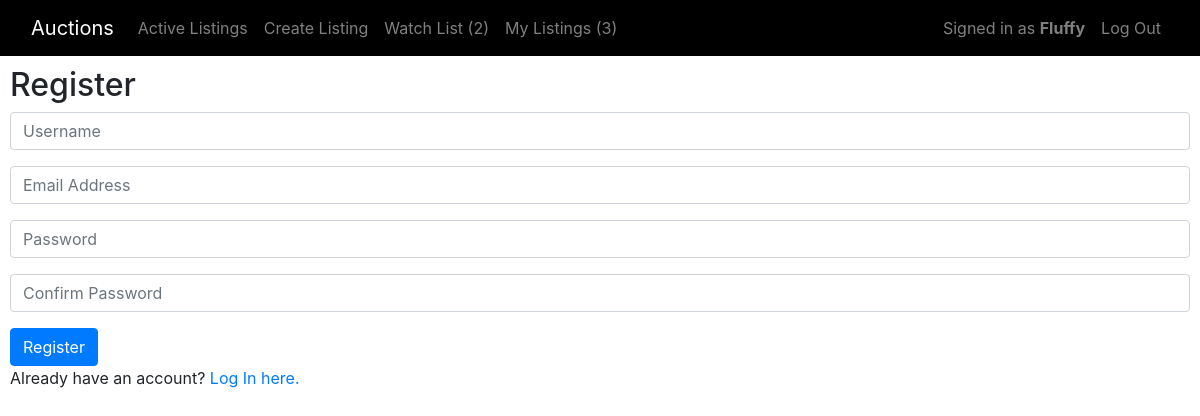
The app's page /register (signed in) with its own data.
### auctions/models.py (models this page shows, shortened)
class User(AbstractUser):
    def __str__(self):
        return f"{self.username}"

class WatchList(models.Model):
    user = models.OneToOneField(User, on_delete=models.CASCADE, related_name='watchlist')
    listings = models.ManyToManyField(Listing, blank=True, related_name='listings')

### auctions/views.py (the view)
# urls.py: path("register", views.register, name="register"),
def register(request):
    if request.method == "POST":
        username = request.POST["username"]
        email = request.POST["email"]
        password = request.POST["password"]
        confirmation = request.POST["confirmation"]
        if password != confirmation:
            return render(request, "auctions/register.html", {
                "message": "Passwords must match."
            })
        try:
            user = User.objects.create_user(username, email, password)
            user.save()
        except IntegrityError:
            return render(request, "auctions/register.html", {
                "message": "Username already taken."
            })
        login(request, user)
        return HttpResponseRedirect(reverse("index"))
    else:
        return render(request, "auctions/register.html")

### auctions/templates/auctions/register.html (shortened to what this page needs)
{% extends "auctions/layout.html" %}
{% block body %}
    <h2>Register</h2>
    <form action="{% url 'register' %}" method="post">
        <div class="form-group">
            <input class="form-control" autofocus type="text" name="username" placeholder="Username">
        </div>
        <div class="form-group">
            <input class="form-control" type="email" name="email" placeholder="Email Address">
        </div>
        <div class="form-group">
            <input class="form-control" type="password" name="password" placeholder="Password">
        </div>
        <div class="form-group">
            <input class="form-control" type="password" name="confirmation" placeholder="Confirm Password">
        </div>
        <input class="btn btn-primary" type="submit" value="Register">
    </form>
    Already have an account? <a href="{% url 'login' %}">Log In here.</a>
{% endblock %}

### auctions/templates/auctions/layout.html (shortened to what this page needs)
{% load static %}
<!DOCTYPE html>
<html lang="en">
    <head>
        <link rel="stylesheet" href="https://stackpath.bootstrapcdn.com/bootstrap/4.4.1/css/bootstrap.min.css">
        <link href="{% static 'auctions/styles.css' %}" rel="stylesheet">
    </head>
    <body>
        <nav class="navbar navbar-expand-lg navbar-dark sticky-top">
            <div class="container-fluid">
                <a class="navbar-brand" href="{% url 'index' %}">Auctions</a>
                <div class="collapse navbar-collapse" id="navbarNavAltMarkup">
                    <ul class="navbar-nav mr-auto">
                        <li class="nav-item {% block nav_item_listings %}{% endblock nav_item_listings %}">
                            <a class="nav-link" aria-current="page" href="{% url 'index' %}">Active Listings</a>
                        </li>
                        {% if user.is_authenticated %}
                        <li class="nav-item {% block nav_item_create %}{% endblock nav_item_create %}">
                            <a class="nav-link" href="{% url 'create' %}">Create Listing</a>
                        </li>
                        <li class="nav-item {% block nav_item_watchlist %}{% endblock nav_item_watchlist %}">
                            <a class="nav-link" href="{% url 'watchlist' %}">
                                Watch List
                                <span>
                                {% if user.watchlist.listings.all.count > 0 %}
                                    ({{ user.watchlist.listings.all.count}})
                                {% else %}
                                    (0)
                                {% endif %}
                                </span>
                            </a>
                        </li>
                        <li class="nav-item {% block nav_item_myListings %}{% endblock nav_item_myListings %}">
                            <a class="nav-link" href="{% url 'myListings' %}">
                                My Listings
                                <span>
                                    {% if user.listings.all.count > 0 %}
                                        ({{ user.listings.all.count}})
                                    {% else %}
                                        (0)
                                    {% endif %}
                                </span>
                            </a>
                        </li>
                        {% endif %}
                    </ul>
                    <ul class="navbar-nav ml-auto">
                        {% if user.is_authenticated %}
                        <li class="nav-item">
                            <a class="nav-link" href="#">
                                    Signed in as <strong>{{ user.username }}</strong>
                            </a>
                        </li>
                        <li class="nav-item">
                            <a class="nav-link" href="{% url 'logout' %}">Log Out</a>
                        </li>
                        {% endif %}
                    </ul>
                </div>
            </div>
        </nav>
        <div class="main">
        {% block body %}
        {% endblock %}
        </div>
    </body>
</html>

### auctions/static/auctions/styles.css (style rules this page uses)
.main { padding: 10px; }
.navbar { background-color: black; }

### records on screen
User: watchlist.listings.all.count "2", listings.all.count "3", username "Fluffy"
